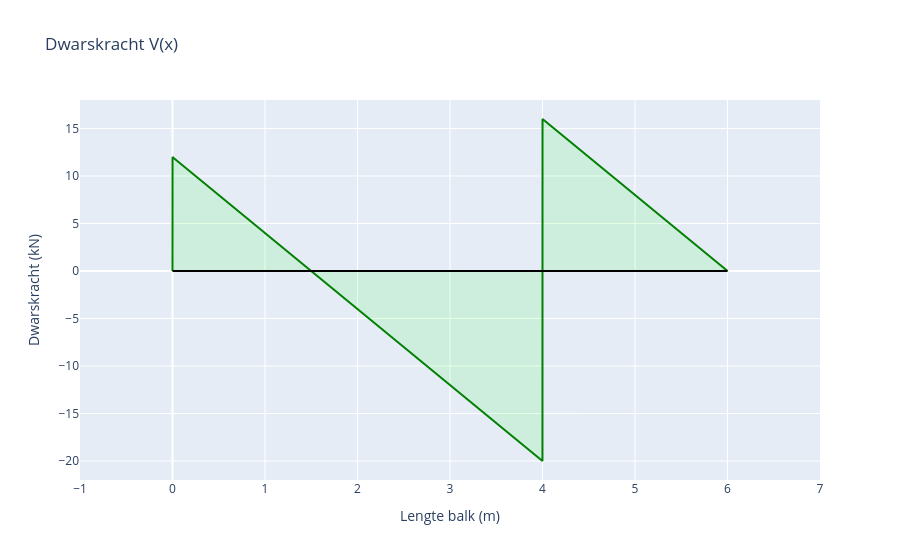

Notebook cell for this chart:
### Markdown cell above
## Dwarskrachtgrafiek

### Code cell
layout = go.Layout(
    title="Dwarskracht V(x)",
    xaxis=dict(dtick=1, title="Lengte balk (m)", range=[-1, lengteBalk+1]),
    yaxis=dict(title="Dwarskracht (kN)"),
    showlegend=False
)

line = go.Scatter(
    x=X,
    y= sum(shearForce),
    mode='lines',
    name='Dwarskracht (kN)',
    fill = 'tonexty',
    line_color='green',
    fillcolor='rgba(0,255,0,0.1)'
)

axis = go.Scatter(
    x= [0,lengteBalk],
    y= [0,0],
    mode='lines',
    line_color='black'
)

fig= go.Figure(data=[line, axis], layout=layout)
fig.show()

### Figure 1 — Plotly figure (JSON) as saved in the notebook; plotly's stock layout.template omitted (floating-point values rounded to 4 significant figures; data arrays with more than 128 entries replaced by an {"elided": "..."} marker saying what was removed)
{"data": [{"fill": "tonexty", "fillcolor": "rgba(0,255,0,0.1)", "line": {"color": "green"}, "mode": "lines", "name": "Dwarskracht (kN)", "type": "scatter", "x": {"elided": "10002 float values"}, "y": {"elided": "10002 float values"}}, {"line": {"color": "black"}, "mode": "lines", "type": "scatter", "x": [0, 6], "y": [0, 0]}], "layout": {"autosize": true, "showlegend": false, "title": {"text": "Dwarskracht V(x)"}, "xaxis": {"dtick": 1, "range": [-1, 7], "title": {"text": "Lengte balk (m)"}, "type": "linear"}, "yaxis": {"autorange": true, "range": [-22.0, 18.0], "title": {"text": "Dwarskracht (kN)"}, "type": "linear"}}}
